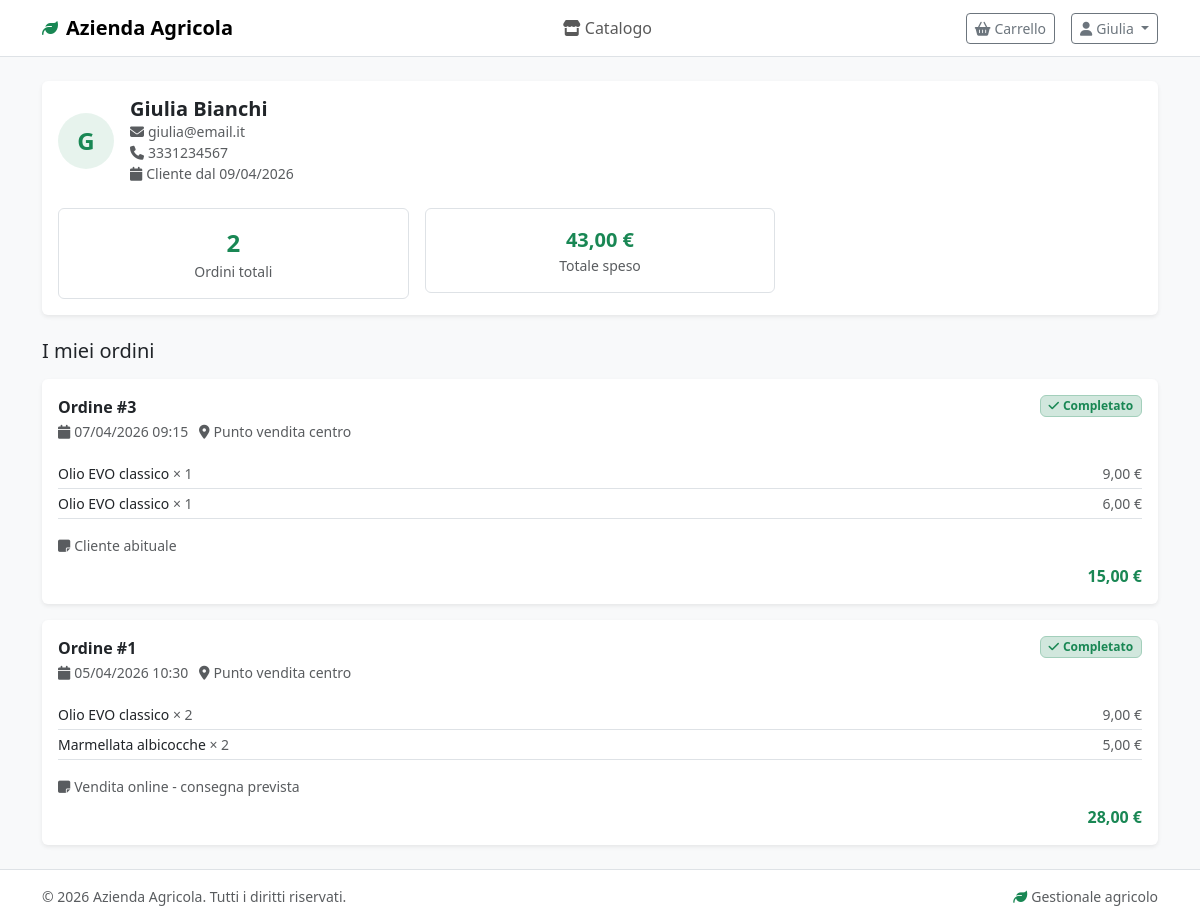
The page /cliente/profilo.php (signed in) on the database its author committed.
### tables this page shows
CREATE TABLE IF NOT EXISTS CLIENTE (
    idCliente INT AUTO_INCREMENT PRIMARY KEY,
    idUtente INT NULL,
    nome VARCHAR(150) NOT NULL,
    nickname VARCHAR(100) NULL,
    telefono VARCHAR(20) NULL,
    email VARCHAR(150) NULL,
    occasionale BOOLEAN NOT NULL DEFAULT FALSE,
    
    FOREIGN KEY (idUtente) REFERENCES UTENTE(idUtente) ON DELETE SET NULL,
    INDEX idx_occasionale (occasionale),
    INDEX idx_email (email)
);

CREATE TABLE IF NOT EXISTS UTENTE (
    idUtente INT AUTO_INCREMENT PRIMARY KEY,
    nome VARCHAR(100) NOT NULL,
    cognome VARCHAR(100) NOT NULL,
    email VARCHAR(150) NOT NULL UNIQUE,
    password VARCHAR(255) NOT NULL,
    ruolo ENUM('admin', 'cliente') NOT NULL DEFAULT 'cliente',
    dataRegistrazione DATETIME NOT NULL DEFAULT CURRENT_TIMESTAMP,
    attivo BOOLEAN NOT NULL DEFAULT TRUE,
    
    INDEX idx_email (email),
    INDEX idx_ruolo (ruolo)
);

CREATE TABLE IF NOT EXISTS VENDITA (
    idVendita INT AUTO_INCREMENT PRIMARY KEY,
    dataVendita DATETIME NOT NULL DEFAULT CURRENT_TIMESTAMP,
    totaleCalcolato DECIMAL(10, 2) NOT NULL DEFAULT 0.00,
    totalePagato DECIMAL(10, 2) NOT NULL DEFAULT 0.00,
    note TEXT NULL,
    idCliente INT NOT NULL,
    idLuogo INT NOT NULL,
    
    FOREIGN KEY (idCliente) REFERENCES CLIENTE(idCliente) ON DELETE RESTRICT,
    FOREIGN KEY (idLuogo) REFERENCES LUOGO(idLuogo) ON DELETE RESTRICT,
    INDEX idx_cliente (idCliente),
    INDEX idx_data (dataVendita),
    INDEX idx_luogo (idLuogo)
);

CREATE TABLE IF NOT EXISTS LUOGO (
    idLuogo INT AUTO_INCREMENT PRIMARY KEY,
    nome VARCHAR(150) NOT NULL UNIQUE,
    indirizzo VARCHAR(255) NULL,
    tipo ENUM('campo', 'laboratorio', 'punto vendita', 'magazzino') NOT NULL,
    
    INDEX idx_tipo (tipo),
    INDEX idx_nome (nome)
);

CREATE TABLE IF NOT EXISTS DETTAGLIO_VENDITA (
    idDettaglio INT AUTO_INCREMENT PRIMARY KEY,
    idVendita INT NOT NULL,
    tipoVendita ENUM('FRESCO_SFUSO', 'CONFEZIONATO', 'RISERVA_SFUSA') NOT NULL,
    quantita INT NULL,
    pesoVenduto DECIMAL(10, 2) NULL,
    prezzoUnitario DECIMAL(10, 2) NOT NULL,
    omaggio BOOLEAN NOT NULL DEFAULT FALSE,
    idProdotto INT NOT NULL,
    idConfezionamento INT NULL,
    
    FOREIGN KEY (idVendita) REFERENCES VENDITA(idVendita) ON DELETE CASCADE,
    FOREIGN KEY (idProdotto) REFERENCES PRODOTTO(idProdotto) ON DELETE RESTRICT,
    FOREIGN KEY (idConfezionamento) REFERENCES CONFEZIONAMENTO(idConfezionamento) ON DELETE SET NULL,
    INDEX idx_vendita (idVendita),
    INDEX idx_prodotto (idProdotto),
    INDEX idx_confezionamento (idConfezionamento)
);

CREATE TABLE IF NOT EXISTS PRODOTTO (
    idProdotto INT AUTO_INCREMENT PRIMARY KEY,
    nome VARCHAR(150) NOT NULL,
    unitaMisura ENUM('kg', 'litro', 'pezzo', 'grammo') NOT NULL,
    prezzoBase DECIMAL(10, 2) NOT NULL DEFAULT 0.00,
    idCategoria INT NOT NULL,
    
    FOREIGN KEY (idCategoria) REFERENCES CATEGORIA(idCategoria) ON DELETE RESTRICT,
    INDEX idx_categoria (idCategoria),
    INDEX idx_nome (nome)
);

### includes/auth.php (called while the page is built, shortened)
<?php
function getUserId() {
    return $_SESSION['user_id'] ?? null;
}
function getUserName() {
    return $_SESSION['user_name'] ?? 'Utente';
}

### includes/db.php (called while the page is built, shortened)
<?php
function executeQuery($conn, $sql, $params = []) {
    $stmt = mysqli_prepare($conn, $sql);
    if (!empty($params)) {
        $types = '';
        foreach ($params as $param) {
            if (is_int($param))    $types .= 'i';
            elseif (is_float($param)) $types .= 'd';
            else                   $types .= 's';
        }
        mysqli_stmt_bind_param($stmt, $types, ...$params);
    }
    mysqli_stmt_execute($stmt);
    return $stmt;
}
function fetchOne($conn, $sql, $params = []) {
    $stmt  = executeQuery($conn, $sql, $params);
    $result = mysqli_stmt_get_result($stmt);
    $row   = mysqli_fetch_assoc($result);
    return $row;
}
function fetchAll($conn, $sql, $params = []) {
    $stmt   = executeQuery($conn, $sql, $params);
    $result = mysqli_stmt_get_result($stmt);
    $rows   = mysqli_fetch_all($result, MYSQLI_ASSOC);
    return $rows;
}

### includes/functions.php (called while the page is built, shortened)
<?php
function formatPrice($amount) {
    return number_format($amount, 2, ',', '.') . ' €';
}
function formatDate($date, $includeTime = false) {
    $timestamp = strtotime($date);
    if ($includeTime) {
        return date('d/m/Y H:i', $timestamp);
    }
    return date('d/m/Y', $timestamp);
}

### cliente/profilo.php (the view, shortened to what this page needs)
<?php
require_once '../includes/db.php';
require_once '../includes/auth.php';
require_once '../includes/functions.php';
$cliente = fetchOne($pdo,
    "SELECT c.*, u.email, u.dataRegistrazione
     FROM CLIENTE c
     INNER JOIN UTENTE u ON c.idUtente = u.idUtente
     WHERE u.idUtente = ?",
    [getUserId()]
);
$ordini = fetchAll($pdo,
    "SELECT v.*, l.nome as nomeLuogo,
            (SELECT COUNT(*) FROM DETTAGLIO_VENDITA WHERE idVendita = v.idVendita) as numeroArticoli
     FROM VENDITA v
     INNER JOIN LUOGO l ON v.idLuogo = l.idLuogo
     WHERE v.idCliente = ?
     ORDER BY v.dataVendita DESC
     LIMIT 20",
    [$cliente['idCliente']]
);
$stats = fetchOne($pdo,
    "SELECT COUNT(*) as totaleOrdini, COALESCE(SUM(totalePagato),0) as totaleSpeso
     FROM VENDITA WHERE idCliente = ?",
    [$cliente['idCliente']]
);
include '../includes/header_cliente.php';
?>
<div class="card border-0 shadow-sm mb-4">
    <div class="card-body">
        <div class="d-flex align-items-center gap-3 mb-4">
            <div class="rounded-circle bg-success bg-opacity-10 text-success d-flex align-items-center justify-content-center fw-bold fs-4"
                 style="width:56px;height:56px;flex-shrink:0">
                <?php echo strtoupper(substr($cliente['nome'], 0, 1)); ?>
            </div>
            <div>
                <h5 class="mb-0 fw-semibold"><?php echo htmlspecialchars($cliente['nome']); ?></h5>
                <?php if ($cliente['email']): ?>
                    <div class="text-muted small">
                        <i class="fas fa-envelope me-1"></i><?php echo htmlspecialchars($cliente['email']); ?>
                    </div>
                <?php endif; ?>
                <?php if ($cliente['telefono']): ?>
                    <div class="text-muted small">
                        <i class="fas fa-phone me-1"></i><?php echo htmlspecialchars($cliente['telefono']); ?>
                    </div>
                <?php endif; ?>
                <div class="text-muted small">
                    <i class="fas fa-calendar me-1"></i>Cliente dal <?php echo formatDate($cliente['dataRegistrazione']); ?>
                </div>
            </div>
        </div>
        <div class="row g-3">
            <div class="col-6 col-sm-4">
                <div class="border rounded p-3 text-center">
                    <div class="fs-4 fw-bold text-success"><?php echo $stats['totaleOrdini']; ?></div>
                    <div class="text-muted small">Ordini totali</div>
                </div>
            </div>
            <div class="col-6 col-sm-4">
                <div class="border rounded p-3 text-center">
                    <div class="fs-5 fw-bold text-success"><?php echo formatPrice($stats['totaleSpeso']); ?></div>
                    <div class="text-muted small">Totale speso</div>
                </div>
            </div>
        </div>
    </div>
</div>
<h5 class="mb-3">I miei ordini</h5>
<?php if (empty($ordini)): ?>
    <div class="text-center py-5 text-muted">
        <i class="fas fa-box-open fa-3x mb-3"></i>
        <p class="mb-3">Nessun ordine ancora</p>
        <a href="/cliente/catalogo.php" class="btn btn-success btn-sm">
            <i class="fas fa-store me-1"></i>Vai al catalogo
        </a>
    </div>
<?php else: ?>
    <div class="d-flex flex-column gap-3">
        <?php foreach ($ordini as $ordine): ?>
        <div class="card border-0 shadow-sm">
            <div class="card-body">
                <div class="d-flex justify-content-between align-items-start mb-3">
                    <div>
                        <div class="fw-semibold">Ordine #<?php echo $ordine['idVendita']; ?></div>
                        <small class="text-muted">
                            <i class="fas fa-calendar me-1"></i><?php echo formatDate($ordine['dataVendita'], true); ?>
                            &nbsp;&nbsp;<i class="fas fa-map-marker-alt me-1"></i><?php echo htmlspecialchars($ordine['nomeLuogo']); ?>
                        </small>
                    </div>
                    <span class="badge bg-success-subtle text-success border border-success-subtle">
                        <i class="fas fa-check me-1"></i>Completato
                    </span>
                </div>
                <?php
                $dettagli = fetchAll($pdo,
                    "SELECT dv.*, p.nome as nomeProdotto
                     FROM DETTAGLIO_VENDITA dv
                     INNER JOIN PRODOTTO p ON dv.idProdotto = p.idProdotto
                     WHERE dv.idVendita = ?",
                    [$ordine['idVendita']]
                );
                ?>
                <ul class="list-unstyled mb-3">
                    <?php foreach ($dettagli as $det): ?>
                    <li class="d-flex justify-content-between py-1 border-bottom small">
                        <span>
                            <?php echo htmlspecialchars($det['nomeProdotto']); ?>
                            <?php if ($det['quantita']): ?>
                                <span class="text-muted">&times; <?php echo $det['quantita']; ?></span>
                            <?php endif; ?>
                        </span>
                        <span class="text-muted">
                            <?php echo $det['omaggio'] ? 'Gratuito' : formatPrice($det['prezzoUnitario']); ?>
                        </span>
                    </li>
                    <?php endforeach; ?>
                </ul>
                <?php if ($ordine['note']): ?>
                <div class="mb-2 small text-muted">
                    <i class="fas fa-sticky-note me-1"></i><?php echo htmlspecialchars($ordine['note']); ?>
                </div>
                <?php endif; ?>
                <div class="d-flex justify-content-end">
                    <span class="fw-bold text-success"><?php echo formatPrice($ordine['totalePagato']); ?></span>
                </div>
            </div>
        </div>
        <?php endforeach; ?>
    </div>
<?php endif; ?>
<?php include '../includes/footer_cliente.php'; ?>

### includes/header_cliente.php (shortened to what this page needs)
<!DOCTYPE html>
<html lang="it">
<head>
    <link rel="stylesheet" href="https://cdn.jsdelivr.net/npm/bootstrap@5.3.3/dist/css/bootstrap.min.css">
    <link rel="stylesheet" href="https://cdnjs.cloudflare.com/ajax/libs/font-awesome/6.5.2/css/all.min.css">
    <link rel="stylesheet" href="/css/cliente.css">
</head>
<body class="bg-light">
<nav class="navbar navbar-expand-lg navbar-light bg-white border-bottom sticky-top">
    <div class="container">
        <a class="navbar-brand d-flex align-items-center gap-2" href="/cliente/catalogo.php">
            <i class="fas fa-leaf text-success"></i>
            <span class="fw-semibold"><?php echo APP_NAME; ?></span>
        </a>
        <div class="collapse navbar-collapse" id="navCliente">
            <ul class="navbar-nav mx-auto">
                <li class="nav-item">
                    <a class="nav-link <?php echo basename($_SERVER['PHP_SELF']) == 'catalogo.php' ? 'active fw-semibold' : ''; ?>"
                       href="/cliente/catalogo.php">
                        <i class="fas fa-store me-1"></i>Catalogo
                    </a>
                </li>
            </ul>
            <div class="d-flex align-items-center gap-3">
                <a href="/cliente/carrello.php"
                   class="btn btn-outline-secondary btn-sm position-relative <?php echo basename($_SERVER['PHP_SELF']) == 'carrello.php' ? 'active' : ''; ?>">
                    <i class="fas fa-shopping-basket me-1"></i>Carrello
                </a>
                <div class="dropdown">
                    <button class="btn btn-sm btn-outline-secondary dropdown-toggle" data-bs-toggle="dropdown">
                        <i class="fas fa-user me-1"></i><?php echo htmlspecialchars(explode(' ', getUserName())[0]); ?>
                    </button>
                </div>
            </div>
        </div>
    </div>
</nav>
<main class="py-4">
    <div class="container">

### includes/footer_cliente.php (shortened to what this page needs)
    </div>
</main>
<footer class="border-top py-3 bg-white mt-auto">
    <div class="container d-flex justify-content-between align-items-center">
        <small class="text-muted">
            &copy; <?php echo date('Y'); ?> <?php echo defined('APP_NAME') ? APP_NAME : 'Azienda Agricola'; ?>.
            Tutti i diritti riservati.
        </small>
        <small class="text-muted d-none d-sm-block">
            <i class="fas fa-leaf text-success me-1"></i>Gestionale agricolo
        </small>
    </div>
</footer>
</body>
</html>

### css/cliente.css (style rules this page uses)
.navbar-brand i { font-size: 1rem; }

### rows shown on the page
cliente: nome "G", nome "Giulia Bianchi", idUtente.email "giulia@email.it", telefono "3331234567", idUtente.dataRegistrazione "09/04/2026"
vendita: idVendita "3", dataVendita "07/04/2026 09:15", idLuogo.nome "Punto vendita centro", note "Cliente abituale", totalePagato "15,00 €"
dettaglio_vendita: idProdotto.nome "Olio EVO classico", quantita "1", prezzoUnitario "9,00 €"
dettaglio_vendita: idProdotto.nome "Olio EVO classico", quantita "1", prezzoUnitario "6,00 €"
vendita: idVendita "1", dataVendita "05/04/2026 10:30", idLuogo.nome "Punto vendita centro", note "Vendita online - consegna prevista", totalePagato "28,00 €"
dettaglio_vendita: idProdotto.nome "Olio EVO classico", quantita "2", prezzoUnitario "9,00 €"
dettaglio_vendita: idProdotto.nome "Marmellata albicocche", quantita "2", prezzoUnitario "5,00 €"

### other values the page prints
APP_NAME "Azienda Agricola"
explode(' ', getUserName())[0] "Giulia"
$stats['totaleOrdini'] "2"
formatPrice($stats['totaleSpeso']) "43,00 €"
